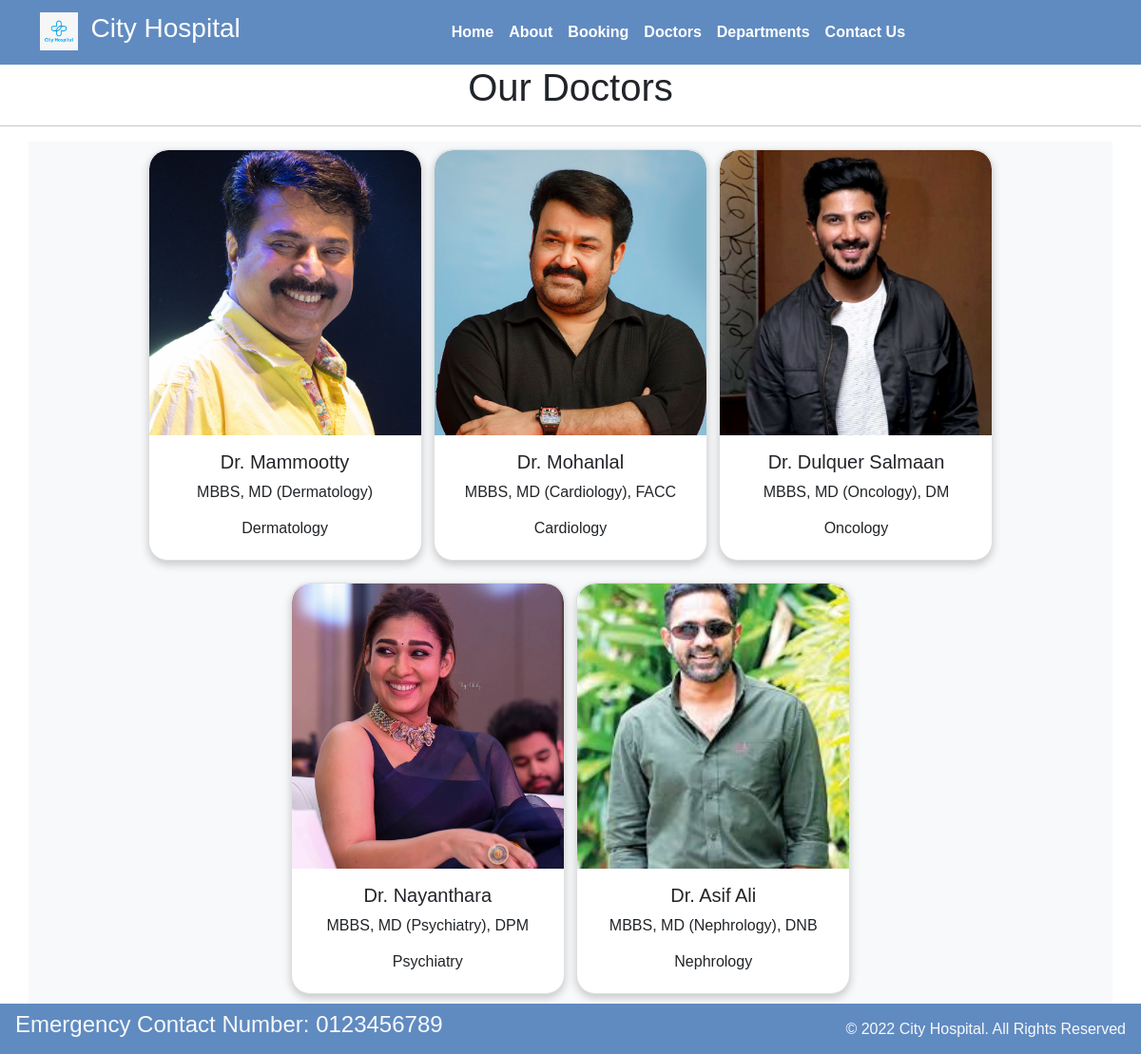
The app's page /doctors/ with its own data.
### home/models.py (models this page shows, shortened)
class Doctors(models.Model):
    doct_name = models.CharField(max_length=200)
    doct_spec = models.CharField(max_length=300)
    dept_name = models.ForeignKey(Departments, on_delete=models.CASCADE)
    doct_img = models.ImageField(upload_to = 'doctors')

class Departments(models.Model):
    dept_name = models.CharField(max_length=100)
    dept_desc = models.TextField()
    def __str__(self):
        return self.dept_name

### home/views.py (the view)
# urls.py: path('doctors/', views.doctors,name='doctors'),
def doctors(request):
    dict_doct = {
        'doctors' : Doctors.objects.all()
    }
    return render(request, 'doctors.html',dict_doct)

### templates/doctors.html (shortened to what this page needs)
{% extends 'base.html' %}
{% block contents %}
<h1 class="text-center">Our Doctors</h1>
<hr>
<div class="container text-center bg-light">
{% for d in doctors %}
    <div class="card my-2 mx-1 curve " style="width: 18rem; display: inline-block;">
        <img src="{{d.doct_img.url}}" class="card-img-top doctor-img" alt="...">
        <div class="card-body">
          <h5 class="card-title">Dr. {{d.doct_name}}</h5>
          <p class="card-text">{{d.doct_spec}}</p>
          <h6>{{d.dept_name}}</h6>
        </div>
      </div>
{% endfor %}
<br><br><br>
{% endblock %}

### static/css/style.css (style rules this page uses)
body, .navbar { font-family: 'Bebas Neue', sans-serif; }
.doctor-img { width: 100%; height: 300px; object-fit: cover; }
.curve { border-radius: 20px; overflow: hidden; box-shadow: 0px 4px 10px rgba(0, 0, 0, 0.2); }
.card-img-top { border-top-left-radius: 20px; border-top-right-radius: 20px; }

### records on screen
Doctors: doct_img (picture), doct_name "Mammootty", doct_spec "MBBS, MD (Dermatology)", dept_name "Dermatology"
Doctors: doct_img (picture), doct_name "Mohanlal", doct_spec "MBBS, MD (Cardiology), FACC", dept_name "Cardiology"
Doctors: doct_img (picture), doct_name "Dulquer Salmaan", doct_spec "MBBS, MD (Oncology), DM", dept_name "Oncology"
Doctors: doct_img (picture), doct_name "Nayanthara", doct_spec "MBBS, MD (Psychiatry), DPM", dept_name "Psychiatry"
Doctors: doct_img (picture), doct_name "Asif Ali", doct_spec "MBBS, MD (Nephrology), DNB", dept_name "Nephrology"
